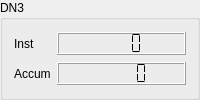
      <widget class="QGroupBox" name="gBox_StdDN3">
       <property name="title">
        <string>DN3</string>
       </property>
       <layout class="QGridLayout" name="gridLayout_10">
        <item row="0" column="0">
         <widget class="QLabel" name="label_19">
          <property name="sizePolicy">
           <sizepolicy hsizetype="Fixed" vsizetype="Preferred">
            <horstretch>0</horstretch>
            <verstretch>0</verstretch>
           </sizepolicy>
          </property>
          <property name="minimumSize">
           <size>
            <width>30</width>
            <height>20</height>
           </size>
          </property>
          <property name="text">
           <string>Inst</string>
          </property>
         </widget>
        </item>
        <item row="0" column="1">
         <widget class="QLCDNumber" name="lcdInstStdMeter_3">
          <property name="sizePolicy">
           <sizepolicy hsizetype="Preferred" vsizetype="Fixed">
            <horstretch>0</horstretch>
            <verstretch>0</verstretch>
           </sizepolicy>
          </property>
          <property name="minimumSize">
           <size>
            <width>40</width>
            <height>0</height>
           </size>
          </property>
          <property name="numDigits">
           <number>4</number>
          </property>
          <property name="segmentStyle">
           <enum>QLCDNumber::Flat</enum>
          </property>
         </widget>
        </item>
        <item row="1" column="0">
         <widget class="QLabel" name="label_20">
          <property name="sizePolicy">
           <sizepolicy hsizetype="Fixed" vsizetype="Preferred">
            <horstretch>0</horstretch>
            <verstretch>0</verstretch>
           </sizepolicy>
          </property>
          <property name="minimumSize">
           <size>
            <width>30</width>
            <height>20</height>
           </size>
          </property>
          <property name="text">
           <string>Accum</string>
          </property>
         </widget>
        </item>
        <item row="1" column="1">
         <widget class="QLCDNumber" name="lcdAccumStdMeter_3">
          <property name="sizePolicy">
           <sizepolicy hsizetype="Preferred" vsizetype="Fixed">
            <horstretch>0</horstretch>
            <verstretch>0</verstretch>
           </sizepolicy>
          </property>
          <property name="minimumSize">
           <size>
            <width>40</width>
            <height>0</height>
           </size>
          </property>
          <property name="numDigits">
           <number>5</number>
          </property>
          <property name="segmentStyle">
           <enum>QLCDNumber::Flat</enum>
          </property>
         </widget>
        </item>
       </layout>
      </widget>
